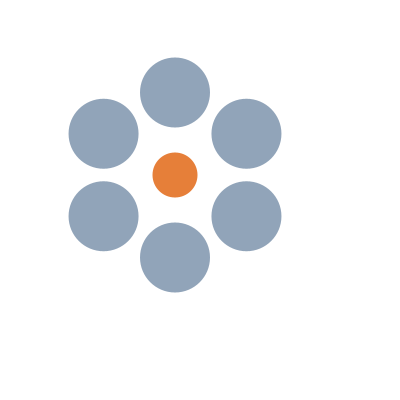
Frame 1 (no input)
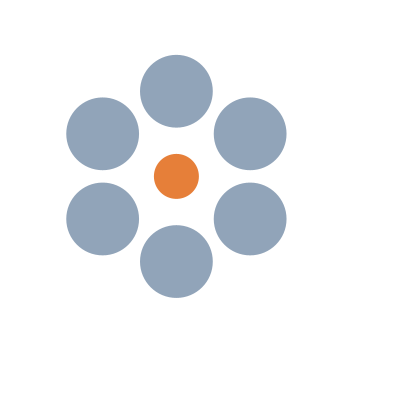
Frame 60 (the mouse pressed at the canvas centre just before this capture)
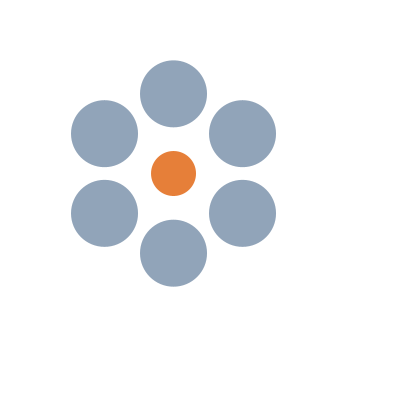
Frame 120 (the mouse held since frame 60 and released just before this capture)

The Processing sketch that drew these frames (run headless with seeded random() and noise(); from frame 60 on, the mouse is pressed at the canvas centre):

// Processing sketch: processing_149379
// ── processing_149379.pde

int num= 6, sz = 45, off = 50;
float sz2=100, angle, theta, incr;
PVector[] loc = new PVector[num];

void setup() {
  size(400, 400);
  noStroke();
}

void draw() {
  background(255);
  float mv = map(sin(theta),-1,1,0,50);
  translate(width/2+mv,height/2+mv);
  angle = 0;
  for (int i=0; i<num; i++) {
    float radius = map(sin(theta), -1, 1, 35, 130);
    float sz2 = map(sin(theta),-1,1, 20,120);
    fill(#91A4B9);
    loc[i] = new PVector(sin(angle)*radius, cos(angle)*radius);
    ellipse(loc[i].x-off, loc[i].y-off, sz2, sz2);
    angle += (TWO_PI/num);
  }
  theta += .0523;
  fill(#E67F39);
  ellipse(-off,-off, sz, sz);  
}
